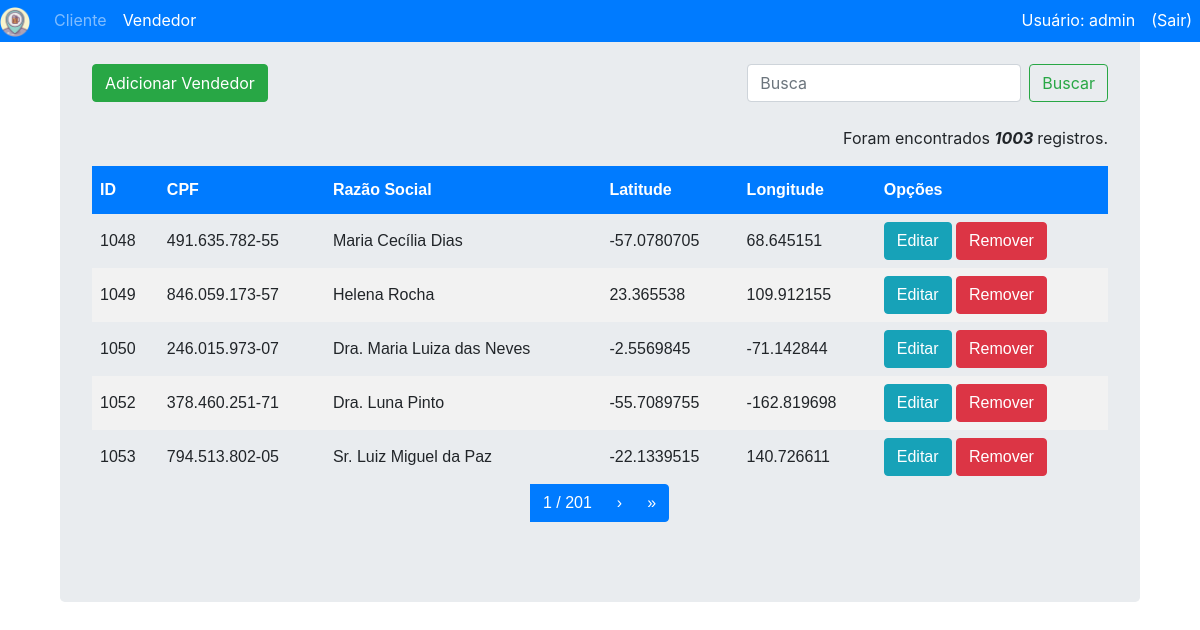
Page /cadastros/vendedor/ (signed in) on the committed database.
### cadastros/models.py (models this page shows)
class Vendedor(models.Model):
    cpf = models.CharField(max_length=18)
    razao_social = models.CharField(max_length=40)
    latitude = models.CharField(max_length=12)
    longitude = models.CharField(max_length=12)
    class Meta:
        db_table = 'Vendedores'

### cadastros/views.py (the view)
# urls.py: path('vendedor/', views.listaVendedor, name='lista-vendedor'),
@login_required
def listaVendedor(request):
    lista = Vendedor.objects.order_by('id')
    query = request.GET.get("q")
    if query:
        lista = lista.filter(
            Q(id__icontains=query) |
            Q(cpf__icontains=query) |
            Q(razao_social__icontains=query)
            ).distinct()
    paginator = Paginator(lista, 5) # Mostra 5 contatos por página
    try:
        page = int(request.GET.get('page', '1'))
    except ValueError:
        page = 1
    try:
        lista = paginator.page(page)
    except (EmptyPage, InvalidPage):
        lista = paginator.page(paginator.num_pages)
    total = paginator.count
    return render(request, 'cadastros/lista_vendedor.html', {"lista":lista, "total": total})

### templates/cadastros/lista_vendedor.html
{% extends "cadastros/base.html" %}
{% block body_block %}
<div class="container">
  <div class="jumbotron">
      <div class="row">
           <div class="col-auto mr-auto">
                <a href="{% url 'cadastros:adicionar-vendedor' %}">
                    <button type="button" class="btn btn-success">Adicionar Vendedor</button><br><br>
                </a>
           </div>
           <div class="col-auto">
              <form action="{% url 'cadastros:lista-vendedor'%}" class="form-inline my-2 my-lg-0" >
                <input class="form-control mr-sm-2" name="q" type="search" placeholder="Busca" aria-label="Search" value='{{request.GET.q}}'>
                <button class="btn btn-outline-success my-2 my-sm-0" type="submit">Buscar</button>
              </form>
          </div>
      </div>
      {% include "cadastros/total_registros.html" %}
      <div class="tabela">
      {% if lista %}
          <table>
            <thead>
              <th>ID</th>
              <th>CPF</th>
              <th>Razão Social</th>
              <th>Latitude</th>
              <th>Longitude</th>
              <th>Opções </th>
            </thead>
            {% for acc in lista %}
              <tr>
                <td>{{ acc.id }} </td>
                <td>{{ acc.cpf }}</td>
                <td>{{ acc.razao_social }}</td>
                <td>{{ acc.latitude }}</td>
                <td>{{ acc.longitude }}</td>
                <td>
                    <a href="{% url 'cadastros:editar-vendedor' acc.id %}"> <button type="button" class="btn btn-info">Editar</button></a>
                    <a href="{% url 'cadastros:apagar-vendedor' acc.id %}"> <button type="button" class="btn btn-danger">Remover</button></a>
                </td>
              </tr>
            {% endfor %}
        </table>
      {% endif %}
      {% include "cadastros/paginacao.html" %}
    </div>
  </div>
</div>
{% endblock %}

### templates/cadastros/base.html (shortened to what this page needs)
<!DOCTYPE html>
{% load static %}
<html>
  <head>
    <link rel='stylesheet' type="text/css" href="{% static 'cadastros/css/cadastros.css' %}">
    <link rel="stylesheet" href="https://stackpath.bootstrapcdn.com/bootstrap/4.1.3/css/bootstrap.min.css"
>
    <link href="https://maxcdn.bootstrapcdn.com/font-awesome/4.7.0/css/font-awesome.min.css" rel="stylesheet">
  </head>
  <body>
    {% with request.resolver_match.url_name as url_name %}
    <nav class="navbar-collapse justify-content-between navbar-expand-lg navbar-dark bg-primary fixed-top " >
      <div class="navbar-nav">
        <ul class="navbar-nav mr-auto">
          <li class="nav-item">
            <a class="navbar-brand" href="{% url 'index' %}"><img src="{% static 'cadastros/images/favicon.ico' %}" width="30" height="30" alt=""></a>
          </li>
        {% if user.is_authenticated %}
          <li class="nav-item {% if url_name == 'lista-cliente' %} active {% endif %}">
            <a class="nav-link" href="{% url 'cadastros:lista-cliente' %}"> Cliente </a>
          </li>
          <li class="nav-item {% if url_name == 'lista-vendedor' %} active {% endif %}">
            <a class="nav-link" href="{% url 'cadastros:lista-vendedor' %}"> Vendedor </a>
          </li>
        </ul>
        <ul class="navbar-nav">
          <li class="nav-item active">
            <a class="nav-link" > Usuário: {{ user.username }} </a>
          </li>
          <li class="nav-item active">
            <a class="nav-link" href="{% url 'logout' %}">(Sair)</a>
          </li>
        </ul>
        {% endif %}
      </div>
    </nav>
    {% endwith %}
    <div class="container">
    {% block body_block %}
    {% endblock %}
    </div>
  </body>
</html>

### static/cadastros/css/cadastros.css (style rules this page uses)
table { font-family: "Trebuchet MS", Arial, Helvetica, sans-serif; border-collapse: collapse; width: 100%; }
th, td { padding: 8px; }
th { padding-top: 12px; padding-bottom: 12px; text-align: left; padding-top: 12px; padding-bottom: 12px; background-color: #007bff; color: white; }
tr:nth-child(even) { background-color: #f2f2f2; }
a:link { color: #495057; }

### rows in the picture
Vendedor: id "1048", cpf "491.635.782-55", razao_social "Maria Cecília Dias", latitude "-57.0780705", longitude "68.645151"
Vendedor: id "1049", cpf "846.059.173-57", razao_social "Helena Rocha", latitude "23.365538", longitude "109.912155"
Vendedor: id "1050", cpf "246.015.973-07", razao_social "Dra. Maria Luiza das Neves", latitude "-2.5569845", longitude "-71.142844"
Vendedor: id "1052", cpf "378.460.251-71", razao_social "Dra. Luna Pinto", latitude "-55.7089755", longitude "-162.819698"
Vendedor: id "1053", cpf "794.513.802-05", razao_social "Sr. Luiz Miguel da Paz", latitude "-22.1339515", longitude "140.726611"

### other values in the picture
{{ user.username }} "admin"
{{ total }} "1003"
{{ lista.number }} "1"
{{ lista.paginator.num_pages }} "201"
